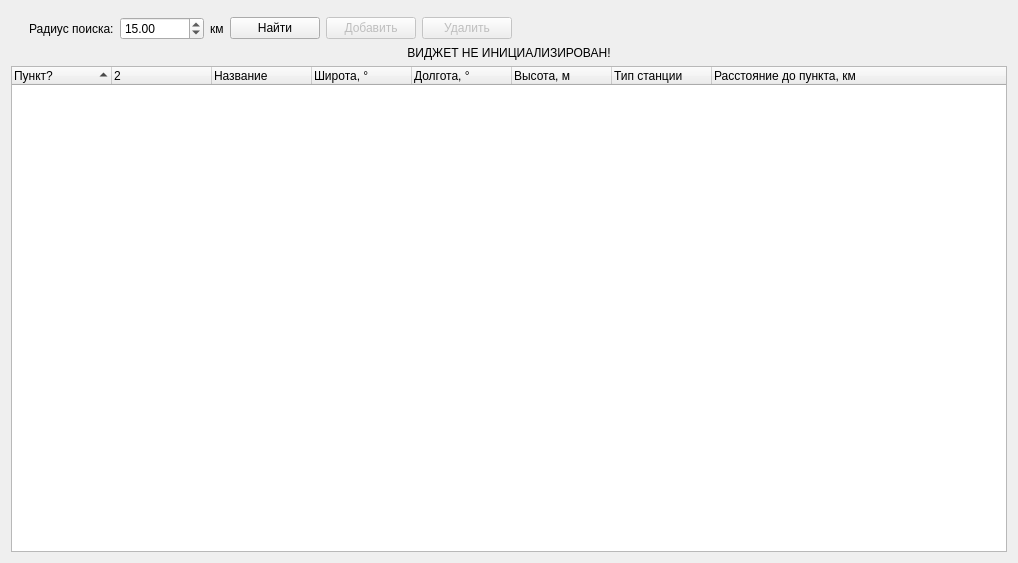
<?xml version="1.0" encoding="UTF-8"?>
<ui version="4.0">
 <class>StationSelectForm</class>
 <widget class="QWidget" name="StationSelectForm">
  <property name="geometry">
   <rect>
    <x>0</x>
    <y>0</y>
    <width>1018</width>
    <height>563</height>
   </rect>
  </property>
  <property name="sizePolicy">
   <sizepolicy hsizetype="Fixed" vsizetype="Fixed">
    <horstretch>0</horstretch>
    <verstretch>0</verstretch>
   </sizepolicy>
  </property>
  <property name="windowTitle">
   <string>Form</string>
  </property>
  <layout class="QGridLayout" name="gridLayout">
   <item row="2" column="7">
    <widget class="QPushButton" name="btnAdd">
     <property name="enabled">
      <bool>false</bool>
     </property>
     <property name="sizePolicy">
      <sizepolicy hsizetype="Fixed" vsizetype="Fixed">
       <horstretch>0</horstretch>
       <verstretch>0</verstretch>
      </sizepolicy>
     </property>
     <property name="minimumSize">
      <size>
       <width>90</width>
       <height>0</height>
      </size>
     </property>
     <property name="text">
      <string>Добавить</string>
     </property>
    </widget>
   </item>
   <item row="2" column="9">
    <spacer name="horizontalSpacer">
     <property name="orientation">
      <enum>Qt::Horizontal</enum>
     </property>
     <property name="sizeHint" stdset="0">
      <size>
       <width>40</width>
       <height>20</height>
      </size>
     </property>
    </spacer>
   </item>
   <item row="1" column="3" colspan="7">
    <widget class="StationWidget" name="selectStationWidget">
     <property name="sizePolicy">
      <sizepolicy hsizetype="Preferred" vsizetype="Fixed">
       <horstretch>0</horstretch>
       <verstretch>0</verstretch>
      </sizepolicy>
     </property>
     <property name="isMapButtonVisible" stdset="0">
      <bool>false</bool>
     </property>
     <property name="isSearchVisible" stdset="0">
      <bool>false</bool>
     </property>
     <property name="isSavedStationsVisible" stdset="0">
      <bool>false</bool>
     </property>
     <property name="isHorisontal" stdset="0">
      <bool>true</bool>
     </property>
    </widget>
   </item>
   <item row="2" column="4">
    <widget class="QDoubleSpinBox" name="sbSearchRange">
     <property name="maximum">
      <double>999999.000000000000000</double>
     </property>
     <property name="value">
      <double>15.000000000000000</double>
     </property>
    </widget>
   </item>
   <item row="2" column="5">
    <widget class="QLabel" name="label">
     <property name="text">
      <string>км</string>
     </property>
    </widget>
   </item>
   <item row="4" column="1" colspan="9">
    <widget class="QLabel" name="lbStationList">
     <property name="text">
      <string>ВИДЖЕТ НЕ ИНИЦИАЛИЗИРОВАН!</string>
     </property>
     <property name="alignment">
      <set>Qt::AlignCenter</set>
     </property>
    </widget>
   </item>
   <item row="5" column="0" colspan="11">
    <widget class="QTreeWidget" name="stationsList">
     <property name="styleSheet">
      <string notr="true">alternate-background-color: rgb(251, 244, 225);</string>
     </property>
     <property name="editTriggers">
      <set>QAbstractItemView::NoEditTriggers</set>
     </property>
     <property name="alternatingRowColors">
      <bool>true</bool>
     </property>
     <property name="selectionMode">
      <enum>QAbstractItemView::ExtendedSelection</enum>
     </property>
     <property name="rootIsDecorated">
      <bool>true</bool>
     </property>
     <property name="uniformRowHeights">
      <bool>true</bool>
     </property>
     <property name="itemsExpandable">
      <bool>false</bool>
     </property>
     <property name="sortingEnabled">
      <bool>true</bool>
     </property>
     <property name="expandsOnDoubleClick">
      <bool>false</bool>
     </property>
     <attribute name="headerCascadingSectionResizes">
      <bool>true</bool>
     </attribute>
     <column>
      <property name="text">
       <string>Пункт?</string>
      </property>
     </column>
     <column>
      <property name="text">
       <string/>
      </property>
     </column>
     <column>
      <property name="text">
       <string>Название</string>
      </property>
     </column>
     <column>
      <property name="text">
       <string>Широта, °</string>
      </property>
     </column>
     <column>
      <property name="text">
       <string>Долгота, °</string>
      </property>
     </column>
     <column>
      <property name="text">
       <string>Высота, м</string>
      </property>
     </column>
     <column>
      <property name="text">
       <string>Тип станции</string>
      </property>
     </column>
     <column>
      <property name="text">
       <string>Расстояние до пункта, км</string>
      </property>
     </column>
    </widget>
   </item>
   <item row="2" column="8">
    <widget class="QPushButton" name="pbRemove">
     <property name="enabled">
      <bool>false</bool>
     </property>
     <property name="minimumSize">
      <size>
       <width>90</width>
       <height>0</height>
      </size>
     </property>
     <property name="text">
      <string>Удалить</string>
     </property>
    </widget>
   </item>
   <item row="2" column="6">
    <widget class="QPushButton" name="btnSearch">
     <property name="enabled">
      <bool>true</bool>
     </property>
     <property name="sizePolicy">
      <sizepolicy hsizetype="Fixed" vsizetype="Fixed">
       <horstretch>0</horstretch>
       <verstretch>0</verstretch>
      </sizepolicy>
     </property>
     <property name="minimumSize">
      <size>
       <width>90</width>
       <height>0</height>
      </size>
     </property>
     <property name="text">
      <string>Найти</string>
     </property>
    </widget>
   </item>
   <item row="2" column="3">
    <widget class="QLabel" name="lbSearchRange">
     <property name="text">
      <string>Радиус поиска:</string>
     </property>
    </widget>
   </item>
  </layout>
 </widget>
 <customwidgets>
  <customwidget>
   <class>StationWidget</class>
   <extends>QWidget</extends>
   <header location="global">meteo/commons/ui/custom/stationwidget.h</header>
  </customwidget>
 </customwidgets>
 <resources/>
 <connections/>
</ui>
